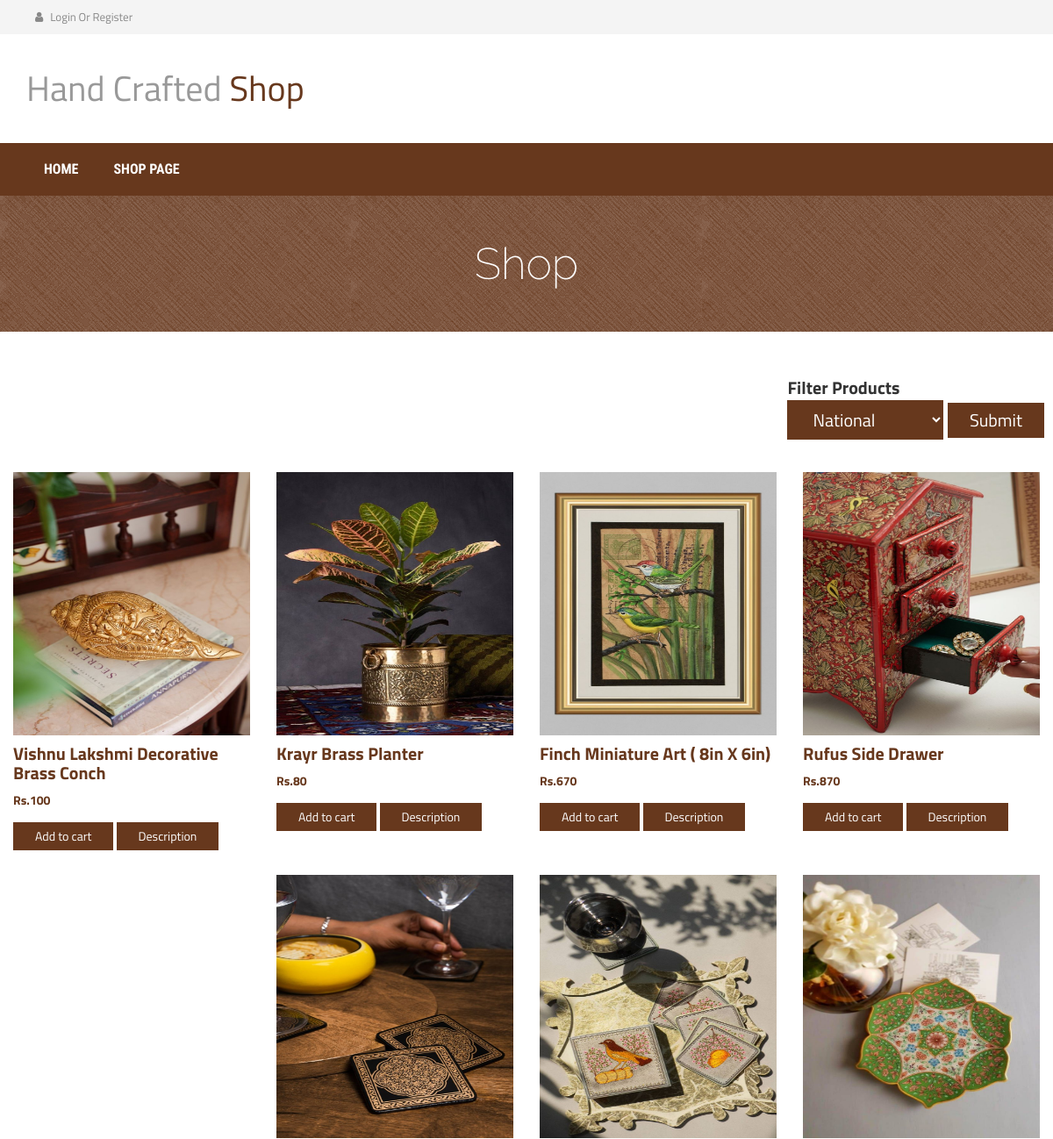
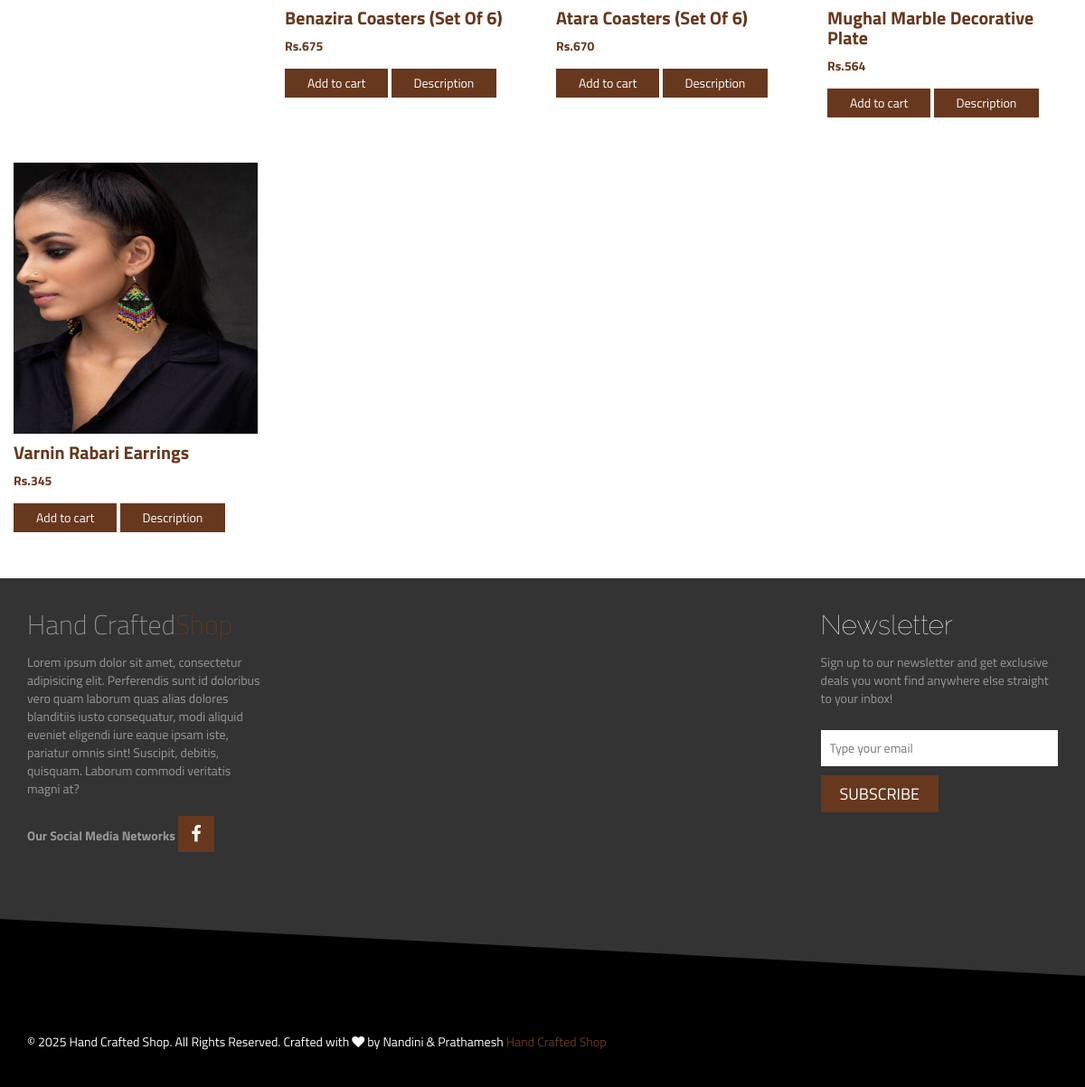
Screenshot of /index.php/shop with the database file from the repository (2 pictures, top to bottom).
### tables this page shows
CREATE TABLE `products` (
  `p_id` int(11) NOT NULL,
  `product_name` varchar(100) NOT NULL,
  `product_category` varchar(100) NOT NULL,
  `product_price` varchar(100) NOT NULL,
  `product_des` varchar(1000) NOT NULL,
  `file_name` varchar(100) NOT NULL,
  `file_path` varchar(100) NOT NULL,
  `file_ext` varchar(100) NOT NULL
);

### application/controllers/Shop.php (called while the page is built, shortened)
<?php
class Shop extends CI_Controller
{
    function index(){
        $query = $this->Shop_model->getProd();
        $data['prods'] = $query->result();
        $this->load->view('shop',$data);
    }
}

### index.php (called while the page is built, shortened)
<?php
require_once BASEPATH.'core/CodeIgniter.php';

### application/models/Shop_model.php (called while the page is built, shortened)
<?php
class Shop_model extends CI_Model
{
    function getProd(){
        $query = $this->db->get('products');
        return $query;
    }
}

### application/views/shop.php (the view, shortened to what this page needs)
<!DOCTYPE html>
<html lang="en">
<head>
    <link rel="stylesheet" href="https://maxcdn.bootstrapcdn.com/bootstrap/3.2.0/css/bootstrap.min.css">
    <link rel="stylesheet" href="https://maxcdn.bootstrapcdn.com/font-awesome/4.3.0/css/font-awesome.min.css">
    <link rel="stylesheet" href="<?php echo base_url() ?>assets/css/owl.carousel.css">
    <link rel="stylesheet" href="<?php echo base_url() ?>assets/style.css">
    <link rel="stylesheet" href="<?php echo base_url() ?>assets/css/responsive.css">
</head>
<body>
<?php
include "include/head.php";
?>
<div class="product-big-title-area">
    <div class="container-fluid">
        <div class="row">
            <div class="col-md-12">
                <div class="product-bit-title text-center">
                    <h2>Shop</h2>
                </div>
            </div>
        </div>
    </div>
</div>
<br/><br/>
<span style="float:right;font-size: 20px; padding: 10px;">
    <b>Filter Products</b>
    <?php
    echo form_open('Shop/catFilter');
    ?>
    <select class=' add_to_cart_button' name="cat" id="">
        <option value="mobile">National</option>
    </select>
    <button class="add_to_cart_button" >Submit</button>
    <?php
    echo form_close();
    ?>
</span>
<br/><br/><br/><br/><br/><br/>
<?php
if(isset($prods)){
    foreach ($prods as $row){
        ?>
        <div class="col-md-3 col-sm-6">
            <div class="single-shop-product">
                <div class="product-upper">
                    <img style='height:300px; width:300px' src="<?php echo base_url() ?>uploads/<?php echo $row->file_name ?>" alt="">
                </div>
                <h2><a href=""><?php echo $row->product_name ?></a></h2>
                <div class="product-carousel-price">
                    <ins>Rs.<?php echo $row->product_price ?></ins>
                </div>
                <div class="product-option-shop">
                    <a class="add_to_cart_button" data-quantity="1" data-product_sku="" data-product_id="70" rel="nofollow" href="<?php echo base_url()?>index.php/Cart?id=<?php echo $row->p_id ?>">Add to cart</a>
                    <a class="add_to_cart_button" data-quantity="1" data-product_sku="" data-product_id="70" rel="nofollow" href="<?php echo base_url()?>index.php/Welcome/single?id=<?php echo $row->p_id ?>">Description</a>
                </div>
            </div>
        </div>
        <?php
    }
}
?>
<div style="width: 100%" class="row">
    <div class="col-md-12">
    </div>
</div>
<?php
include "include/footer.php";
?>
</body>
</html>

### application/views/include/head.php (shortened to what this page needs)
<div class="header-area">
    <div class="container">
        <div class="row">
            <div class="col-md-8">
                <div class="user-menu">
                    <ul>
                        <?php
                        if(isset($_SESSION['email']) == ''){
                            ?>
                            <li><a href="<?php echo base_url() ?>index.php/Welcome/login"><i class="fa fa-user"></i> Login Or Register</a></li>
                            <?php
                        }
                        ?>
                    </ul>
                </div>
            </div>
        </div>
    </div>
</div>
<div class="site-branding-area">
    <div class="container">
        <div class="row">
            <div class="col-sm-6">
                <div class="logo">
                    <h1><a href="<?php echo base_url() ?>index.php/Welcome">Hand Crafted<span> Shop</span></a></h1>
                </div>
            </div>
        </div>
    </div>
</div>
<div class="mainmenu-area">
    <div class="container">
        <div class="row">
            <div class="navbar-collapse collapse">
                <ul class="nav navbar-nav">
                    <li class=""><a href="<?php echo base_url() ?>index.php/Welcome">Home</a></li>
                    <li><a href="<?php echo base_url() ?>index.php/Welcome/shop">Shop page</a></li>
                </ul>
            </div>
        </div>
    </div>
</div>

### application/views/include/footer.php (shortened to what this page needs)
<div class="footer-top-area">
    <div class="zigzag-bottom"></div>
    <div class="container">
        <div class="row">
            <div class="col-md-3 col-sm-6">
                <div class="footer-about-us">
                    <h2>Hand Crafted<span>Shop</span></h2>
                    <p>Lorem ipsum dolor sit amet, consectetur adipisicing elit. Perferendis sunt id doloribus vero quam laborum quas alias dolores blanditiis iusto consequatur, modi aliquid eveniet eligendi iure eaque ipsam iste, pariatur omnis sint! Suscipit, debitis, quisquam. Laborum commodi veritatis magni at?</p>
                    <div class="footer-social">
                        <strong>Our Social Media Networks</strong>
                        <a href="#" target="_blank"><i class="fa fa-facebook"></i></a>
                    </div>
                </div>
            </div>
            <div  class="col-md-3 pull-right col-sm-6">
                <div  class="footer-newsletter">
                    <h2  class="footer-wid-title">Newsletter</h2>
                    <p>Sign up to our newsletter and get exclusive deals you wont find anywhere else straight to your inbox!</p>
                    <div class="newsletter-form">
                        <form action="#">
                            <input type="email" placeholder="Type your email">
                            <input type="submit" value="Subscribe">
                        </form>
                    </div>
                </div>
            </div>
        </div>
    </div>
</div>
<div class="footer-bottom-area">
    <div class="container">
        <div class="row">
            <div class="col-md-8">
                <div class="copyright">
                    <p>&copy;  2025 Hand Crafted Shop. All Rights Reserved.  Crafted with  <i class="fa fa-heart"></i> by Nandini & Prathamesh <a href="3" target="_blank">Hand Crafted Shop</a></p>
                </div>
            </div>
        </div>
    </div>
</div>

### assets/style.css (style rules this page uses)
img { max-width: 100%; height: auto; }
h1, h2, h3, h4, h5, h6 { font-weight: 700; margin: 0 0 15px; }
body { font-family: 'Titillium Web', sans-serif; }
.header-area { background: none repeat scroll 0 0 #f4f4f4; }
.header-area a { color: #888; }
.user-menu ul { list-style: outside none none; margin: 0; padding: 0; }
.user-menu li { display: inline-block; }
.user-menu li a { display: block; font-size: 13px; margin-right: 5px; padding: 10px; }
.user-menu li a i.fa { margin-right: 5px; }
.mainmenu-area { background: none repeat scroll 0 0 #67381d; font-family: "Roboto Condensed",sans-serif; text-transform: uppercase; width: 100%; z-index: 999; }
.logo h1 { font-size: 40px; margin: 40px 0;font-weight: 400; }
.logo h1 a { color: #999; }
.logo h1 a span { color: #67381d; }
.mainmenu-area ul.navbar-nav li a { color: #fff; font-size: 16px; font-weight: 700; padding: 20px; }
.slider-area, .promo-area, .brands-area, .maincontent-area, .footer-top-area, .product-widget-area, .product-breadcroumb-area, .single-product-area { position: relative;overflow: hidden }
.zigzag-bottom { background: none repeat scroll 0 0 #67381d; bottom: -80px; height: 165px; left: -5%; position: absolute; transform: rotate(3deg); width: 108%; z-index: 9; }
.product-carousel-price ins { color: #67381d; font-weight: 700; margin-right: 5px; text-decoration: none; }
.footer-top-area .zigzag-bottom { background: #000 }
.footer-top-area { background: none repeat scroll 0 0 #333; color: #999; padding: 35px 0 180px; }
.footer-bottom-area { background: #000;color: #fff }
.footer-about-us span { color: #67381d; }
.footer-wid-title { font-family: raleway; font-size: 30px; font-weight: 100;color: #fff }
.footer-about-us h2 { font-weight: 200; }
.footer-social a { background: none repeat scroll 0 0 #67381d; color: #fff; display: inline-block; font-size: 20px; height: 40px; margin-bottom: 10px; margin-right: 10px; padding-top: 5px; text-align: center; width: 40px;border: 1px solid #67381d; }
.footer-social { margin-top: 20px }
.newsletter-form input[type="email"] { background: none repeat scroll 0 0 #fff; border: medium none; margin-bottom: 10px; padding: 10px; width: 100%; }
.newsletter-form input[type="submit"] { background: none repeat scroll 0 0 #67381d; border: medium none; color: #fff; display: inline-block; font-size: 18px; padding: 7px 20px; text-transform: uppercase;border: 1px solid #67381d; }
.newsletter-form { margin-top: 25px; }
a { color: #67381d }
.footer-bottom-area { background: none repeat scroll 0 0 #000; color: #fff; padding-bottom: 40px; }
.copyright > p { margin: 10px 0 0; }
.product-big-title-area { background: url(img/crossword.png) repeat scroll 0 0 #67381d }
.product-bit-title h2 { font-family: raleway; font-size: 50px; font-weight: 200; margin: 0; padding: 50px 0;color: #fff; }
input[type="text"], input[type="password"], input[type="email"], textarea { border: 1px solid #ddd; padding: 10px; }
input[type="submit"], button[type=submit] { background: none repeat scroll 0 0 #67381d; border: medium none; color: #fff; padding: 11px 20px; text-transform: uppercase; }
.add_to_cart_button { background: none repeat scroll 0 0 #67381d; border: medium none; color: #fff; padding: 6px 25px;display: inline-block }
.single-shop-product h2 { font-size: 20px; margin: 10px 0; }
.product-option-shop { margin-top: 15px; }
.single-shop-product { margin-bottom: 50px }

### assets/css/responsive.css (style rules this page uses)
@media only screen and (min-width: 992px) and (max-width: 1280px) { input[type="submit"], button[type="submit"] { padding: 11px 15px; } }

### rows the page displays
products: file_name (picture), product_name "Vishnu Lakshmi Decorative Brass Conch", product_price "100"
products: file_name (picture), product_name "Krayr Brass Planter", product_price "80"
products: file_name (picture), product_name "Finch Miniature Art ( 8in X 6in)", product_price "670"
products: file_name (picture), product_name "Rufus Side Drawer", product_price "870"
products: file_name (picture), product_name "Benazira Coasters (Set Of 6)", product_price "675"
products: file_name (picture), product_name "Atara Coasters (Set Of 6)", product_price "670"
products: file_name (picture), product_name "Mughal Marble Decorative Plate", product_price "564"
products: file_name (picture), product_name "Varnin Rabari Earrings", product_price "345"
